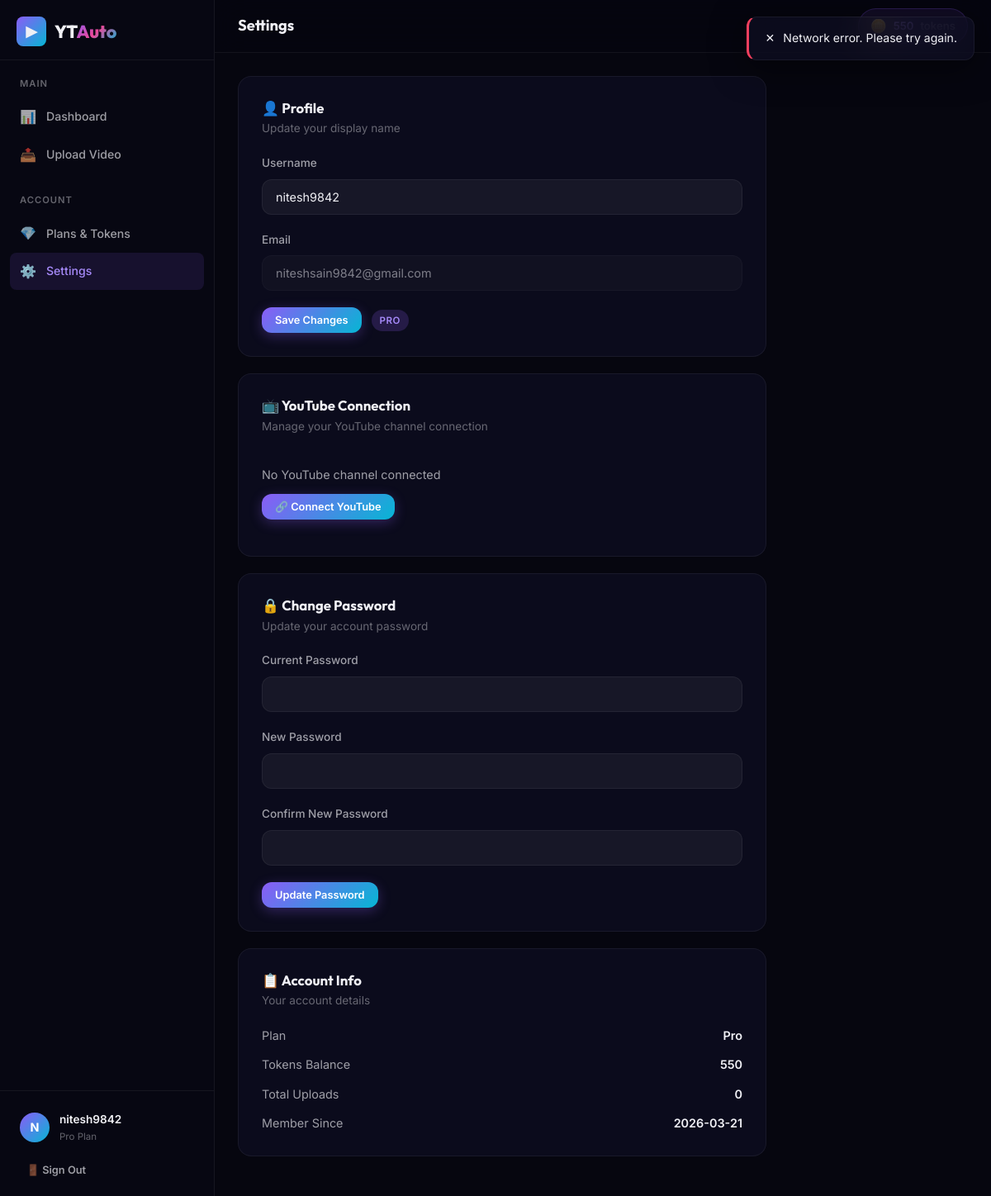
The app's page /settings (signed in) with its own data.
### tables this page shows
CREATE TABLE users (
                id              INTEGER PRIMARY KEY AUTOINCREMENT,
                email           TEXT UNIQUE NOT NULL,
                username        TEXT UNIQUE NOT NULL,
                password_hash   TEXT NOT NULL,
                plan            TEXT DEFAULT 'free' CHECK(plan IN ('free','pro','enterprise')),
                tokens_balance  INTEGER DEFAULT 50,
                total_tokens_used INTEGER DEFAULT 0,
                total_uploads   INTEGER DEFAULT 0,
                success_uploads INTEGER DEFAULT 0,
                avatar_url      TEXT DEFAULT '',
                last_refill     TEXT DEFAULT (datetime('now')),
                stripe_customer_id TEXT DEFAULT '',
                created_at      TEXT DEFAULT (datetime('now'))
            );

### app.py (the view)
@app.route('/settings')
@login_required
def settings():
    tp = token_path()
    yt_connected = check_authentication(tp)
    channel = get_channel_info(tp) if yt_connected else None
    user = get_user_by_id(current_user.id)
    return render_template('settings.html',
                           yt_connected=yt_connected,
                           channel=channel,
                           user=user)

### app.py (called while the page is built)
def token_path():
    if current_user.is_authenticated:
        user_id = current_user.id
    elif 'uid' in session:
        user_id = session['uid']
    else:
        session['uid'] = str(uuid.uuid4())
        user_id = session['uid']
    return os.path.join(TOKENS_DIR, f'token_{user_id}.json')

@app.before_request
def _before():
    session.permanent = True
    if current_user.is_authenticated:
        try:
            refill_daily_tokens(current_user.id)
        except Exception:
            pass
    if os.getenv('ENVIRONMENT') == 'production':
        if request.headers.get('X-Forwarded-Proto', 'http') != 'https':
            from urllib.parse import urlparse, urlunparse
            url = urlparse(request.url)
            if url.scheme == 'http':
                return redirect(urlunparse(url._replace(scheme='https')), code=301)

### auth.py (called while the page is built)
def init_login_manager(app):
    login_manager = LoginManager()
    login_manager.init_app(app)
    login_manager.login_view = 'auth.login'
    login_manager.login_message = ''
    login_manager.login_message_category = 'info'
    @login_manager.user_loader
    def load_user(user_id):
        user_dict = get_user_by_id(int(user_id))
        if user_dict:
            return User(user_dict)
        return None
    @login_manager.unauthorized_handler
    def unauthorized():
        if request.is_json or request.headers.get('X-Requested-With') == 'XMLHttpRequest':
            return jsonify({'error': 'Authentication required', 'redirect': '/login'}), 401
        return redirect(url_for('auth.login'))
    return login_manager

### models.py (called while the page is built)
@contextmanager
def get_db():
    conn = sqlite3.connect(DB_PATH)
    conn.row_factory = sqlite3.Row
    conn.execute("PRAGMA journal_mode=WAL")
    conn.execute("PRAGMA foreign_keys=ON")
    try:
        yield conn
        conn.commit()
    except Exception:
        conn.rollback()
        raise
    finally:
        conn.close()

def get_user_by_id(user_id):
    with get_db() as conn:
        row = conn.execute(
            "SELECT * FROM users WHERE id = ?", (user_id,)
        ).fetchone()
        return dict(row) if row else None

### uploader.py (called while the page is built)
def check_authentication(token_path='token.json'):
    try:
        creds = get_credentials(token_path)
        return creds is not None and creds.valid
    except Exception:
        return False

### templates/settings.html (shortened to what this page needs)
{% extends "base.html" %}
{% block page_id %}settings{% endblock %}
{% block body %}
<div class="app-layout">
    {% include 'partials/sidebar.html' %}
    <div class="main-content">
        <div class="topbar">
            <div class="topbar-left">
                <h1 class="topbar-title">Settings</h1>
            </div>
            <div class="topbar-right">
                <div class="token-widget">
                    <span class="token-icon">🪙</span>
                    <span class="token-count">{{ user.tokens_balance if user else 0 }}</span>
                    <span style="color:var(--text-muted)">tokens</span>
                </div>
            </div>
        </div>
        <div class="page-content">
            <div class="settings-section">
                <div class="settings-card glass-card">
                    <h3>👤 Profile</h3>
                    <p class="settings-desc">Update your display name</p>
                    <form id="profile-form">
                        <div class="form-group">
                            <label class="form-label" for="settings-username">Username</label>
                            <input type="text" id="settings-username" class="form-input" value="{{ user.username if user else '' }}" minlength="3" required>
                        </div>
                        <div class="form-group">
                            <label class="form-label">Email</label>
                            <input type="email" class="form-input" value="{{ user.email if user else '' }}" disabled style="opacity:0.5;">
                        </div>
                        <div style="display:flex;gap:12px;align-items:center;">
                            <button type="submit" class="btn btn-primary btn-sm">Save Changes</button>
                            <span class="badge badge-{{ user.plan if user else 'free' }}">{{ (user.plan if user else 'free')|upper }}</span>
                        </div>
                    </form>
                </div>
                <div class="settings-card glass-card">
                    <h3>📺 YouTube Connection</h3>
                    <p class="settings-desc">Manage your YouTube channel connection</p>
                    {% if yt_connected and channel %}
                    <div class="yt-connection">
                        {% if channel.thumbnail %}
                        <img src="{{ channel.thumbnail }}" alt="Channel" class="yt-avatar">
                        {% else %}
                        <div class="sidebar-avatar">{{ channel.title[0] if channel.title else 'Y' }}</div>
                        {% endif %}
                        <div class="yt-info">
                            <div class="yt-name">{{ channel.title }}</div>
                            <div class="yt-stats">{{ channel.subscriberCount }} subscribers · {{ channel.videoCount }} videos</div>
                        </div>
                        <span class="badge badge-success">Connected</span>
                    </div>
                    <div class="mt-2">
                        <button class="btn btn-danger btn-sm" onclick="disconnectYouTube()">Disconnect</button>
                    </div>
                    {% else %}
                    <div style="padding:16px 0;">
                        <p class="text-muted" style="font-size:0.9rem;margin-bottom:12px;">No YouTube channel connected</p>
                        <button class="btn btn-primary btn-sm" onclick="connectYouTube()">🔗 Connect YouTube</button>
                    </div>
                    {% endif %}
                </div>
                <div class="settings-card glass-card">
                    <h3>🔒 Change Password</h3>
                    <p class="settings-desc">Update your account password</p>
                    <form id="password-form">
                        <div class="form-group">
                            <label class="form-label" for="current-pw">Current Password</label>
                            <input type="password" id="current-pw" class="form-input" required>
                        </div>
                        <div class="form-group">
                            <label class="form-label" for="new-pw">New Password</label>
                            <input type="password" id="new-pw" class="form-input" required minlength="6">
                        </div>
                        <div class="form-group">
                            <label class="form-label" for="confirm-pw">Confirm New Password</label>
                            <input type="password" id="confirm-pw" class="form-input" required minlength="6">
                        </div>
                        <button type="submit" class="btn btn-primary btn-sm">Update Password</button>
                    </form>
                </div>
                <div class="settings-card glass-card">
                    <h3>📋 Account Info</h3>
                    <p class="settings-desc">Your account details</p>
                    <div style="display:grid;gap:12px;">
                        <div style="display:flex;justify-content:space-between;font-size:0.9rem;">
                            <span class="text-muted">Plan</span>
                            <span style="font-weight:600;">{{ (user.plan if user else 'free')|capitalize }}</span>
                        </div>
                        <div style="display:flex;justify-content:space-between;font-size:0.9rem;">
                            <span class="text-muted">Tokens Balance</span>
                            <span style="font-weight:600;">{{ user.tokens_balance if user else 0 }}</span>
                        </div>
                        <div style="display:flex;justify-content:space-between;font-size:0.9rem;">
                            <span class="text-muted">Total Uploads</span>
                            <span style="font-weight:600;">{{ user.total_uploads if user else 0 }}</span>
                        </div>
                        <div style="display:flex;justify-content:space-between;font-size:0.9rem;">
                            <span class="text-muted">Member Since</span>
                            <span style="font-weight:600;">{{ user.created_at[:10] if user and user.created_at else 'N/A' }}</span>
                        </div>
                    </div>
                </div>
            </div>
        </div>
    </div>
</div>
{% endblock %}

### templates/base.html (shortened to what this page needs)
<!DOCTYPE html>
<html lang="en">
<head>
    <link rel="stylesheet" href="{{ url_for('static', filename='css/style.css') }}">
</head>
<body data-page="{% block page_id %}{% endblock %}">
    <div id="toast-container" class="toast-container"></div>
    {% block body %}{% endblock %}
</body>
</html>

### templates/partials/sidebar.html
<aside class="sidebar">
    <div class="sidebar-header">
        <a href="/" class="nav-logo">
            <span class="logo-icon">▶</span>
            <span>YT<span class="text-gradient">Auto</span></span>
        </a>
    </div>
    <nav class="sidebar-nav">
        <div class="sidebar-nav-group">
            <div class="sidebar-nav-label">Main</div>
            <a href="/dashboard" class="sidebar-link {% if request.path == '/dashboard' %}active{% endif %}">
                <span class="link-icon">📊</span> Dashboard
            </a>
            <a href="/upload" class="sidebar-link {% if request.path == '/upload' %}active{% endif %}">
                <span class="link-icon">📤</span> Upload Video
            </a>
        </div>
        <div class="sidebar-nav-group">
            <div class="sidebar-nav-label">Account</div>
            <a href="/pricing" class="sidebar-link {% if request.path == '/pricing' %}active{% endif %}">
                <span class="link-icon">💎</span> Plans & Tokens
            </a>
            <a href="/settings" class="sidebar-link {% if request.path == '/settings' %}active{% endif %}">
                <span class="link-icon">⚙️</span> Settings
            </a>
        </div>
    </nav>
    <div class="sidebar-footer">
        <div class="sidebar-user">
            <div class="sidebar-avatar">{{ current_user.username[0]|upper if current_user.is_authenticated else '?' }}</div>
            <div class="sidebar-user-info">
                <div class="sidebar-username">{{ current_user.username if current_user.is_authenticated else 'Guest' }}</div>
                <div class="sidebar-plan">{{ current_user.plan if current_user.is_authenticated else 'free' }} plan</div>
            </div>
        </div>
        <form action="/logout" method="POST" style="margin-top:8px;">
            <button type="submit" class="btn btn-ghost btn-sm btn-block" style="justify-content:flex-start;">🚪 Sign Out</button>
        </form>
    </div>
</aside>

### records on screen
users: username "N", username "nitesh9842", plan "Pro", email "niteshsain9842@gmail.com", plan "PRO", tokens_balance "550", total_uploads "0", created_at "2026-03-21"
